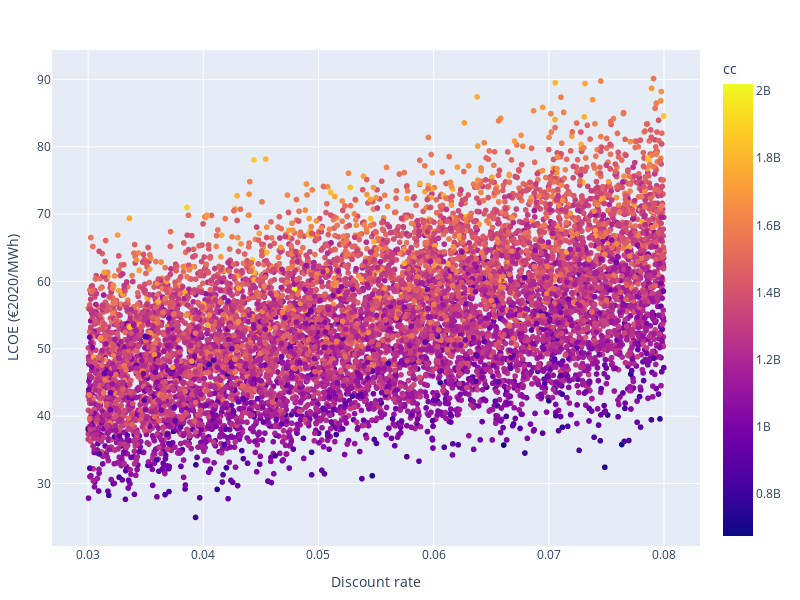

Source (notebook cell):
### Markdown cell above
# Plotting

### Code cell
fig = px.scatter(df, x="dr", y="lcoe", color="cc", log_x=False)
fig.update_xaxes(title="Discount rate")
fig.update_yaxes(title="LCOE (€2020/MWh)")
    
fig.update_layout(width=800,height=600,margin=dict(l=50,r=50,b=30,t=50))

fig.show()

### Figure 1 — Plotly figure (JSON) as saved in the notebook; plotly's stock layout.template omitted (floating-point values rounded to 4 significant figures; data arrays with more than 128 entries replaced by an {"elided": "..."} marker saying what was removed)
{"data": [{"hovertemplate": "dr=%{x}<br>lcoe=%{y}<br>cc=%{marker.color}<extra></extra>", "legendgroup": "", "marker": {"color": {"elided": "10000 float values"}, "coloraxis": "coloraxis", "symbol": "circle"}, "mode": "markers", "name": "", "showlegend": false, "type": "scattergl", "x": {"elided": "10000 float values"}, "xaxis": "x", "y": {"elided": "10000 float values"}, "yaxis": "y"}], "layout": {"coloraxis": {"colorbar": {"title": {"text": "cc"}}, "colorscale": [[0, "#0d0887"], [0.1111, "#46039f"], [0.2222, "#7201a8"], [0.3333, "#9c179e"], [0.4444, "#bd3786"], [0.5556, "#d8576b"], [0.6667, "#ed7953"], [0.7778, "#fb9f3a"], [0.8889, "#fdca26"], [1, "#f0f921"]]}, "height": 600, "legend": {"tracegroupgap": 0}, "margin": {"b": 30, "l": 50, "r": 50, "t": 50}, "width": 800, "xaxis": {"anchor": "y", "autorange": true, "domain": [0, 1], "range": [0.02686, 0.08313], "title": {"text": "Discount rate"}, "type": "linear"}, "yaxis": {"anchor": "x", "autorange": true, "domain": [0, 1], "range": [20.73, 94.36], "title": {"text": "LCOE (€2020/MWh)"}, "type": "linear"}}}
